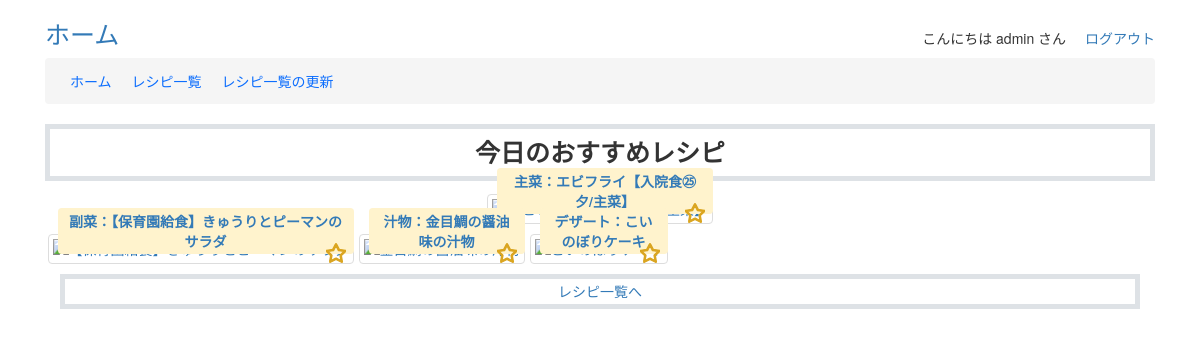
The app's page /recipe_app/ (signed in), older data.
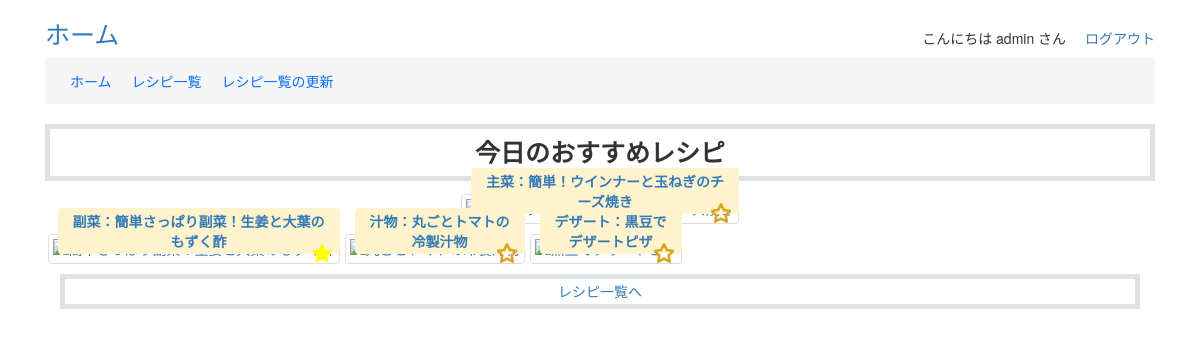
The same page, newer data.
### recipe_app/models.py (models this page shows, shortened)
class CustomUser(AbstractUser):
    pass

class Recipe(models.Model):
    name = models.CharField(max_length=200)
    url = models.URLField(max_length=300)
    cooking_category = models.ForeignKey(CookingCategory, on_delete=models.CASCADE)
    img = models.ImageField(upload_to='images/', null=True, blank=True)
    author = models.ForeignKey(Author, on_delete=models.CASCADE)
    servings = models.CharField(max_length=200, null=True, blank=True)
    memo = models.TextField(null=True, blank=True)

### recipe_app/views.py (the view)
# urls.py: path("", index, name="index"),
@login_required
def index(request):
    params = {
        'title': 'ホーム'
    }
    recipe_get_count = 1
    recipe_list = get_recipe(request, params, get_count=recipe_get_count)
    for key in COOKING_CATEGORY_LIST.keys():
        record = random.choice(recipe_list[key])
        params[key] = record
    return render(request, 'recipe_app/index.html', params)

### recipe_app/get_recipe.py (called while the page is built)
def get_recipe(request, params, get_count):
    user = request.user
    for key, value in COOKING_CATEGORY_LIST.items():
        records = []
        recipe_list = []
        cooking_category = CookingCategory.objects.get(name=value)
        records = list(Recipe.objects.filter(cooking_category=cooking_category).order_by('?')[:get_count])
        for record in records:
            is_favorite = Favorite.objects.filter(custom_user=user, recipe=record, favorite_flg=True).exists()
            recipe_list.append({
                "recipe": record,
                "is_favorite": is_favorite
            })
        params[key] = recipe_list
    return params

### recipe_app/templates/recipe_app/index.html (shortened to what this page needs)
{% load static %}
<!DOCTYPE html>
<html lang="ja">
<head>
    {% include "recipe_app/head.html" %}
</head>
<body class="container">
    {% include "recipe_app/header.html" %}
    <h1 class="border border-5 p-3 mt-0 fs-1 fw-bold">今日のおすすめレシピ</h1>
    <div class="mx-auto text-cente img-max-height-50vh">
        <div class="image-container mt-1">
            <a href="{% url 'recipe_detail' recipe_id=main.recipe.id %}">
                <p class="image-label bg-warning-subtle rounded fw-bold">主菜：{{ main.recipe.name }}</p>
            </a>
                {% include "recipe_app/favorite_button.html" with item_id=main.recipe.id is_favorite=main.is_favorite %}
        </div>
    </div>
    <div class="mx-auto mt-3 d-md-flex justify-content-cente img-max-height-80vh">
        <div class="image-container mx-1">
            <a href="{% url 'recipe_detail' recipe_id=sub.recipe.id %}">
                <p class="image-label bg-warning-subtle rounded fw-bold">副菜：{{ sub.recipe.name }}</p>
            </a>
            {% include "recipe_app/favorite_button.html" with item_id=sub.recipe.id is_favorite=sub.is_favorite %}
        </div>
        <div class="image-container mx-1">
            <a href="{% url 'recipe_detail' recipe_id=soup.recipe.id %}">
                <p class="image-label bg-warning-subtle rounded fw-bold">汁物：{{ soup.recipe.name }}</p>
            </a>
            {% include "recipe_app/favorite_button.html" with item_id=soup.recipe.id is_favorite=soup.is_favorite %}
        </div>
        <div class="image-container mx-1">
            <a href="{% url 'recipe_detail' recipe_id=desert.recipe.id %}">
                <p class="image-label bg-warning-subtle rounded fw-bold">デザート：{{ desert.recipe.name }}</p>
            </a>
            {% include "recipe_app/favorite_button.html" with item_id=desert.recipe.id is_favorite=desert.is_favorite %}
        </div>
    </div>
    <div class="mx-auto mt-3 text-center">
        <div class="d-inline-block container-fluid">
            <a href="{% url 'recipe_list' %}">
                <p class="border border-5 p-1 px-2">レシピ一覧へ</p>
            </a>
        </div>
    </div>
</body>
</html>

### recipe_app/templates/recipe_app/head.html (shortened to what this page needs)
{% load static %}
<link rel="stylesheet" href="https://cdn.jsdelivr.net/npm/bootstrap/dist/css/bootstrap.css">
<link rel="stylesheet" href="{% static 'recipe_app/css/style.css' %}">
<link rel="stylesheet" href="https://maxcdn.bootstrapcdn.com/bootstrap/3.3.7/css/bootstrap.min.css">

### recipe_app/templates/recipe_app/header.html
<header class="bg-white sticky-top">
    <div class="d-flex justify-content-between">
        <h1 class="fs-1"><a href="{% url 'index' %}">{{ title }}</a></h1>
        <div class="align-content-end mb-3">
            <span>こんにちは {{ user.username }} さん</span>
            <a class="ms-4" href="{% url 'logout' %}">ログアウト</a>
        </div>
    </div>
    <nav class="nav breadcrumb">
        <a class="nav-link" href="{% url 'index' %}">ホーム</a>
        <a class="nav-link" href="{% url 'recipe_list' %}">レシピ一覧</a>
        <a class="nav-link" href="{% url 'scraping' %}">レシピ一覧の更新</a>
    </nav>
</header>

### recipe_app/templates/recipe_app/favorite_button.html
<button id="favorite-button" class="svg-overlay mt-2 star p-1 me-1">
    <svg xmlns="http://www.w3.org/2000/svg" width="20" height="20" class="bi bi-star" stroke="goldenrod" fill="goldenrod" viewBox="0 0 16 16" id="frame-star" data-item-id="{{ item_id }}" data-item-favorite="{{ is_favorite }}" {% if is_favorite %}hidden{% endif %}>
        <path
            d="M2.866 14.85c-.078.444.36.791.746.593l4.39-2.256 4.389 2.256c.386.198.824-.149.746-.592l-.83-4.73 3.522-3.356c.33-.314.16-.888-.282-.95l-4.898-.696L8.465.792a.513.513 0 0 0-.927 0L5.354 5.12l-4.898.696c-.441.062-.612.636-.283.95l3.523 3.356-.83 4.73zm4.905-2.767-3.686 1.894.694-3.957a.56.56 0 0 0-.163-.505L1.71 6.745l4.052-.576a.53.53 0 0 0 .393-.288L8 2.223l1.847 3.658a.53.53 0 0 0 .393.288l4.052.575-2.906 2.77a.56.56 0 0 0-.163.506l.694 3.957-3.686-1.894a.5.5 0 0 0-.461 0z" />
    </svg>
    <svg xmlns="http://www.w3.org/2000/svg" width="20" height="20" class="bi bi-star-fill" fill="yellow" fill="yellow" viewBox="0 0 16 16" id="fill-star" data-item-id="{{ item_id }}" data-item-favorite="{{ is_favorite }}" {% if not is_favorite %}hidden{% endif %}>
        <path d="M3.612 15.443c-.386.198-.824-.149-.746-.592l.83-4.73L.173 6.765c-.329-.314-.158-.888.283-.95l4.898-.696L7.538.792c.197-.39.73-.39.927 0l2.184 4.327 4.898.696c.441.062.612.636.282.95l-3.522 3.356.83 4.73c.078.443-.36.79-.746.592L8 13.187l-4.389 2.256z"/>
    </svg>
</button>

### recipe_app/static/recipe_app/css/style.css (style rules this page uses)
h1, div { text-align: center; }
#favorite-button { background: none; border: none; cursor: pointer; }
.image-container { display: inline-block; position: relative; }
.svg-overlay { position: absolute; right: 3px; }
.image-label { position: absolute; bottom: 0; margin-left: 10px; margin-bottom: 10px; font-weight: 500; background-color: white; padding: 3px 10px; }

Row changes from the older to the newer data that the page shows:
removed Recipe: recipe.name "エビフライ【入院食㉕夕/主菜】"
removed Recipe: recipe.name "【保育園給食】きゅうりとピーマンのサラダ"
removed Recipe: recipe.name "金目鯛の醤油味の汁物"
removed Recipe: recipe.name "こいのぼりケーキ"
added Recipe: recipe.name "簡単！ウインナーと玉ねぎのチーズ焼き"
added Recipe: recipe.name "簡単さっぱり副菜！生姜と大葉のもずく酢"
added Recipe: recipe.name "丸ごとトマトの冷製汁物"
added Recipe: recipe.name "黒豆でデザートピザ"
